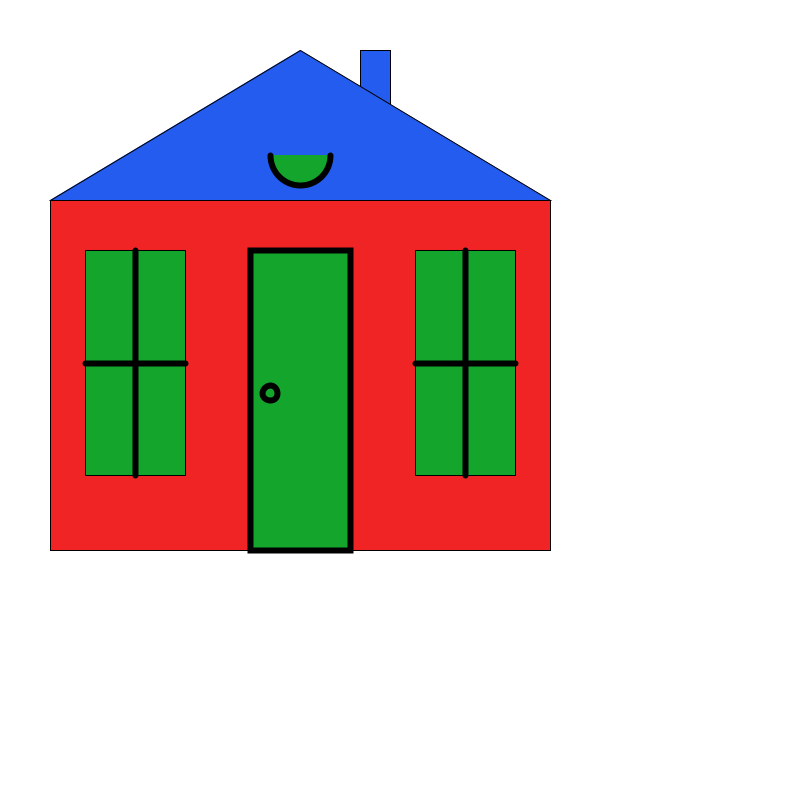
Frame 1 (no input)
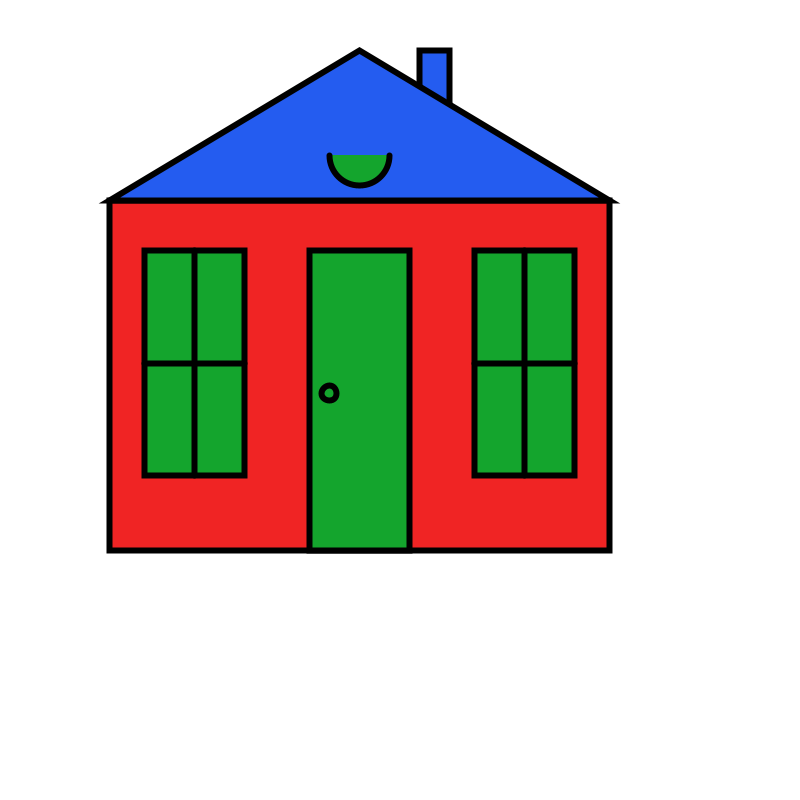
Frame 60 (the mouse pressed at the canvas centre just before this capture)
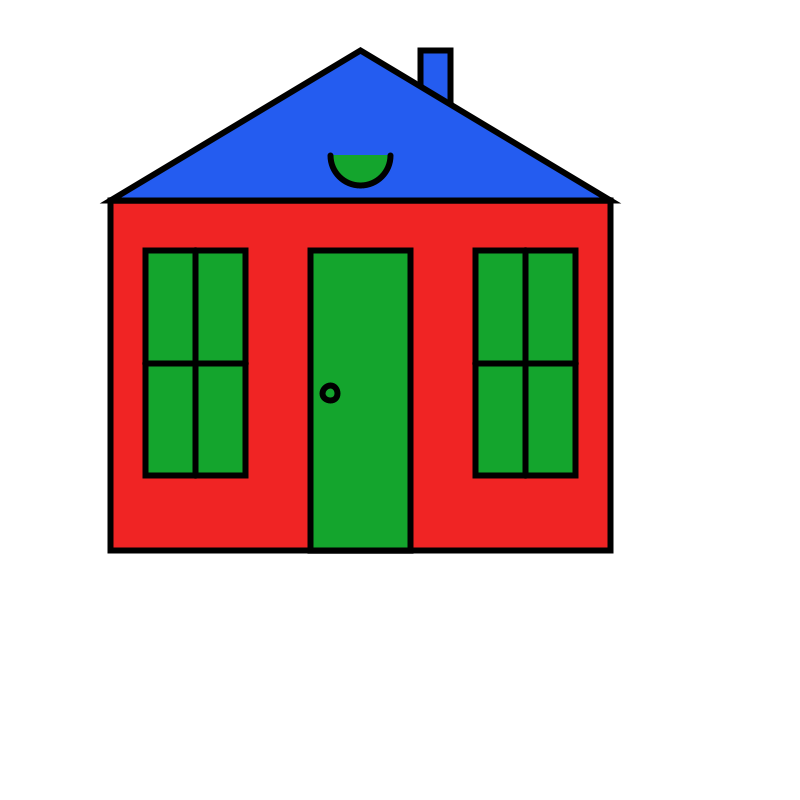
Frame 120 (the mouse held since frame 60 and released just before this capture)

The Processing sketch that drew these frames (run headless with seeded random() and noise(); from frame 60 on, the mouse is pressed at the canvas centre):

// Processing sketch: sketch_161007b
// ── sketch_161007b.pde
int x = 50;
int y = 200;
int d = 1;
void setup() {
  size(800, 800);
}

void draw() {
  background(255);
  fill(#F02424);
  rect(x, y, 500, 350);   // outside border of house
  fill(#245CF0);
  rect(x+310, y-150, 30, 100);               //chimmney
  triangle(x, y, x+250, y-150, x+500, y);   // roof
  fill(#14A52D);
  rect(x+35, y+50, 100, 225);   // outside of left window
  rect(x+365, y+50, 100, 225);  // outside of right window
  strokeWeight(6);
  line(x+35, y+163, x+135, y+163);   // horizontal line in left window
  line(x+85, y+50, x+85, y+275 );  // vertical line in left window
  line(x+365, y+163, x+465, y+163);  // horizontal line in right window
  line(x+415, y+50, x+415, y+275);  // vertical line of right window
  rect(x+200, y+50, 100, 300);  // border of door
  ellipse(x+220, y+193, 15, 15); // door knob
  arc(x+250, y-45, 60, 60, 0, PI);
  //  y = y + 1;                      // stopping house on right side
  if (mousePressed == false) {    
    x = x + d;
  }
  if (x+500 >= width) {
    d = d * -1;
  }
  if (x < 0 ) {
    d = d * -1;
  }

}
